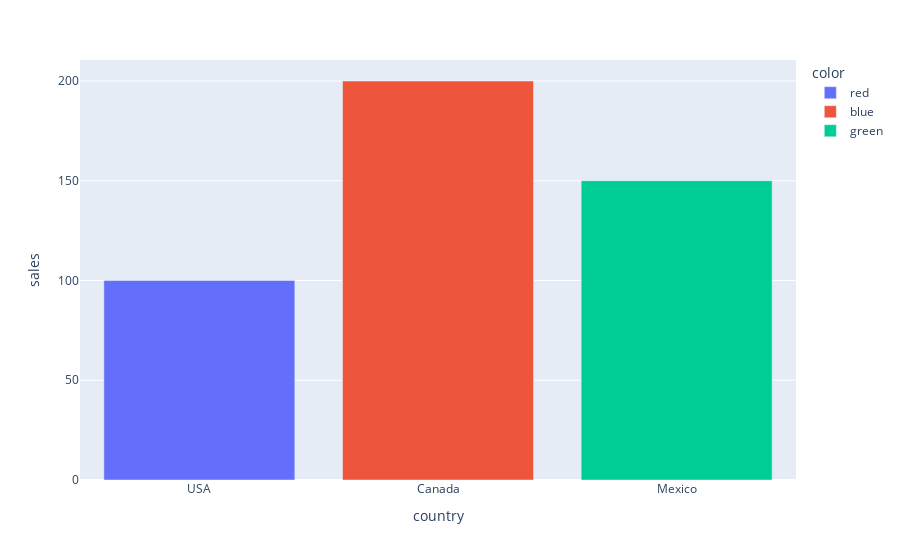

Source (notebook cell):
### Code cell
px.bar(df1, x="country", y="sales", color="color")

### Figure 1 — Plotly figure (JSON) as saved in the notebook; plotly's stock layout.template omitted (floating-point values rounded to 4 significant figures)
{"data": [{"hovertemplate": "color=red<br>country=%{x}<br>sales=%{y}<extra></extra>", "legendgroup": "red", "marker": {"color": "#636efa", "pattern": {"shape": ""}}, "name": "red", "orientation": "v", "showlegend": true, "textposition": "auto", "type": "bar", "x": ["USA"], "xaxis": "x", "y": [100], "yaxis": "y"}, {"hovertemplate": "color=blue<br>country=%{x}<br>sales=%{y}<extra></extra>", "legendgroup": "blue", "marker": {"color": "#EF553B", "pattern": {"shape": ""}}, "name": "blue", "orientation": "v", "showlegend": true, "textposition": "auto", "type": "bar", "x": ["Canada"], "xaxis": "x", "y": [200], "yaxis": "y"}, {"hovertemplate": "color=green<br>country=%{x}<br>sales=%{y}<extra></extra>", "legendgroup": "green", "marker": {"color": "#00cc96", "pattern": {"shape": ""}}, "name": "green", "orientation": "v", "showlegend": true, "textposition": "auto", "type": "bar", "x": ["Mexico"], "xaxis": "x", "y": [150], "yaxis": "y"}], "layout": {"barmode": "relative", "legend": {"title": {"text": "color"}, "tracegroupgap": 0}, "margin": {"t": 60}, "xaxis": {"anchor": "y", "domain": [0, 1], "title": {"text": "country"}}, "yaxis": {"anchor": "x", "domain": [0, 1], "title": {"text": "sales"}}}}
